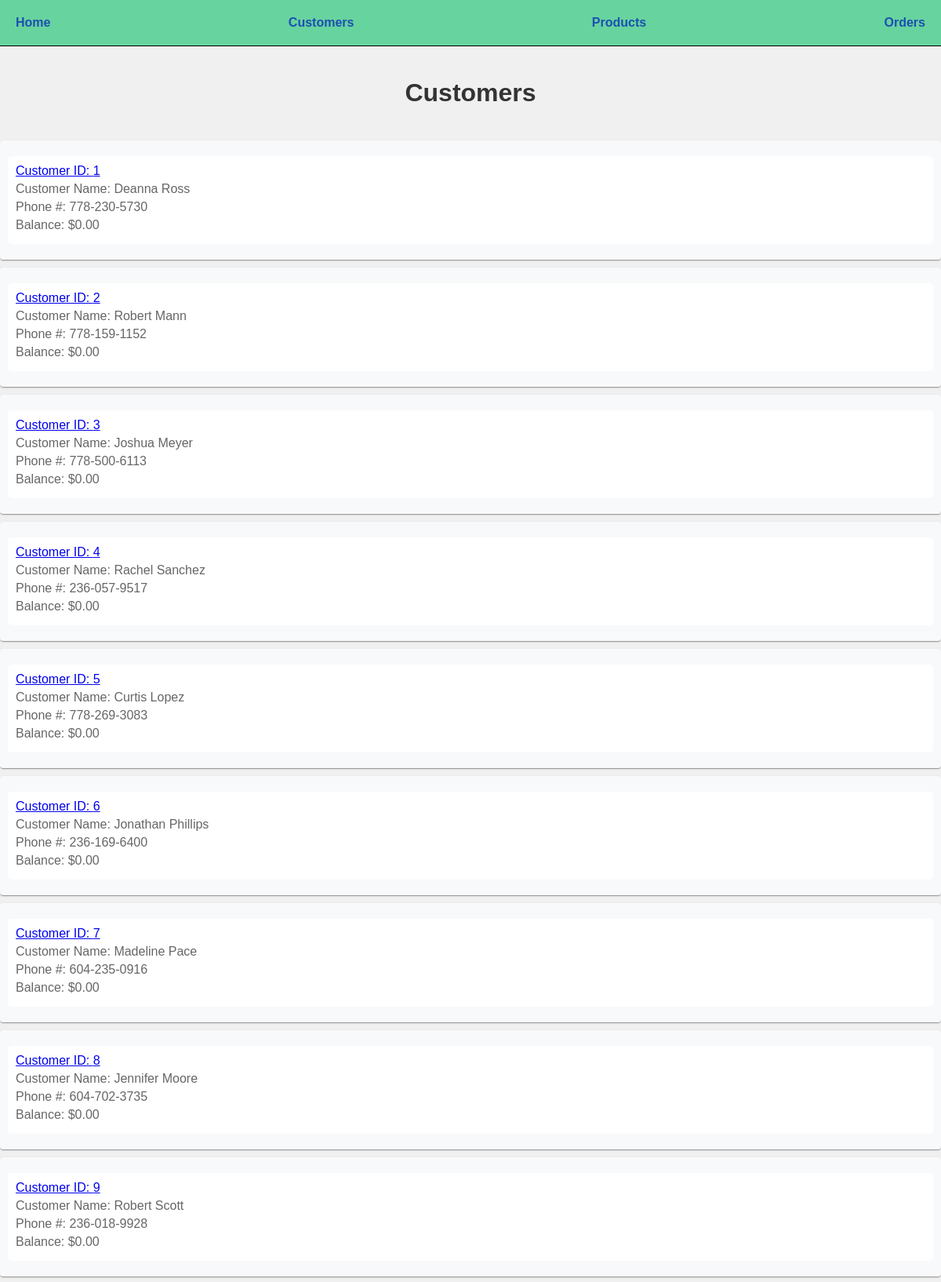
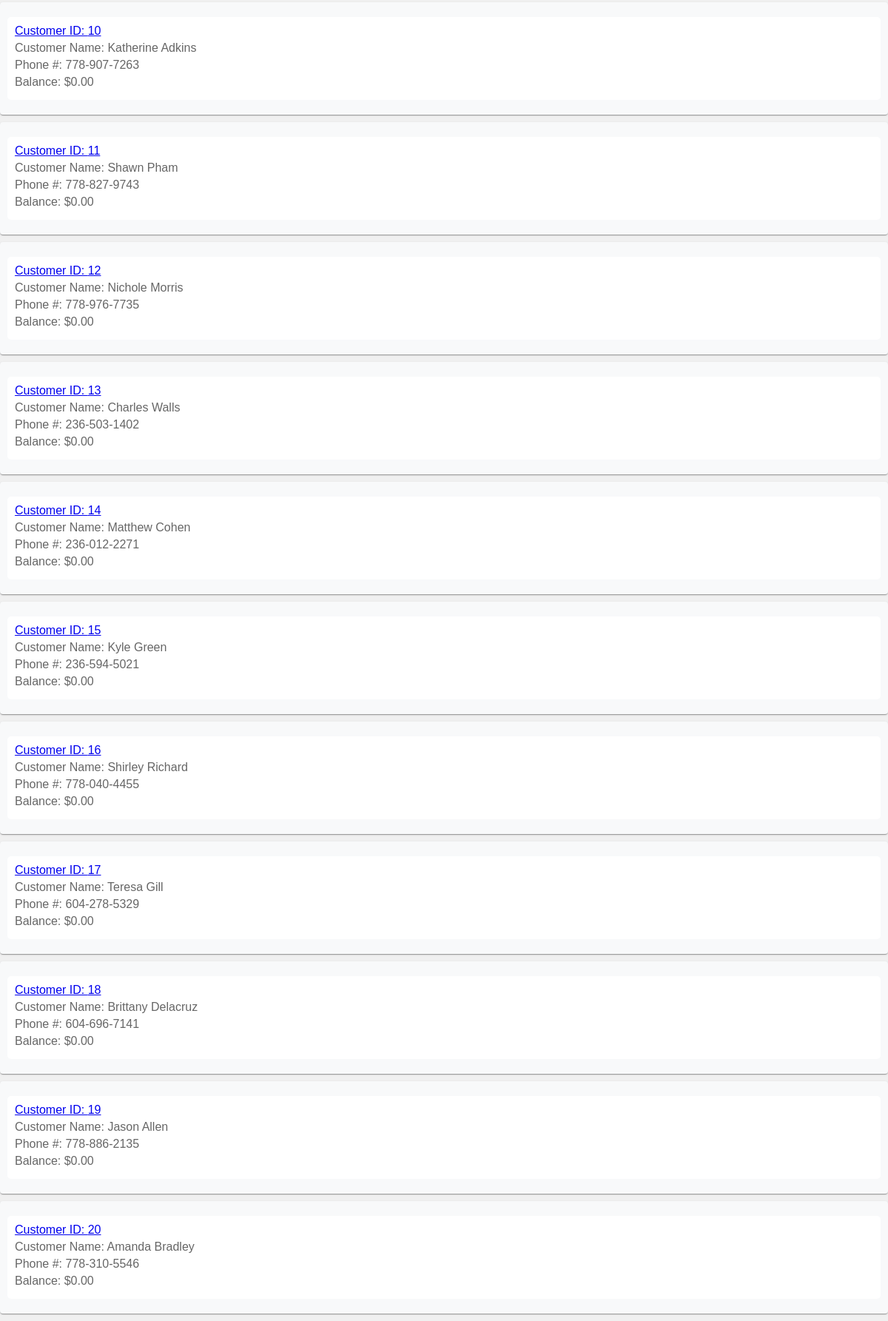
The page /customers on the database as committed earlier (2 pictures, top to bottom).
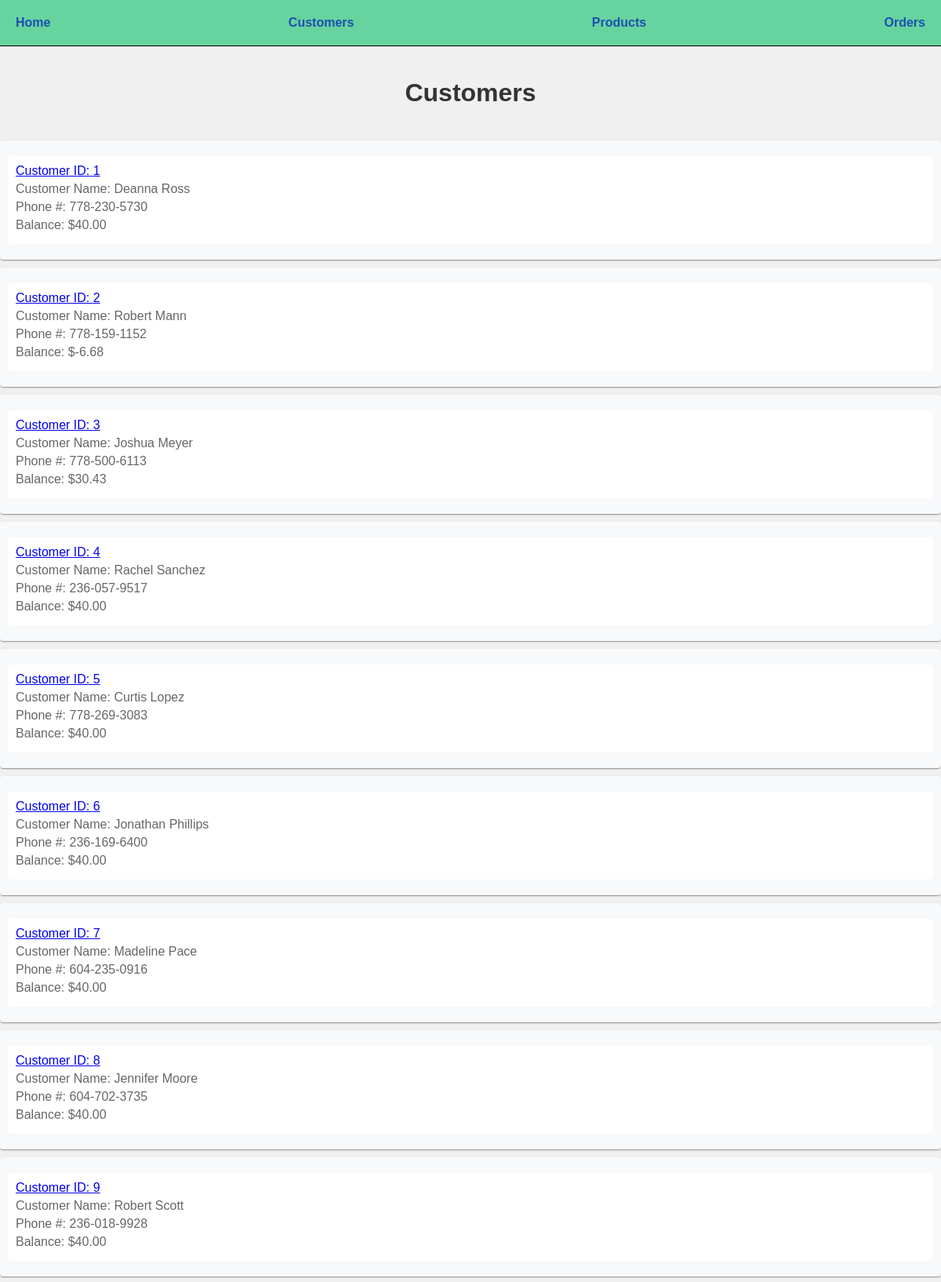
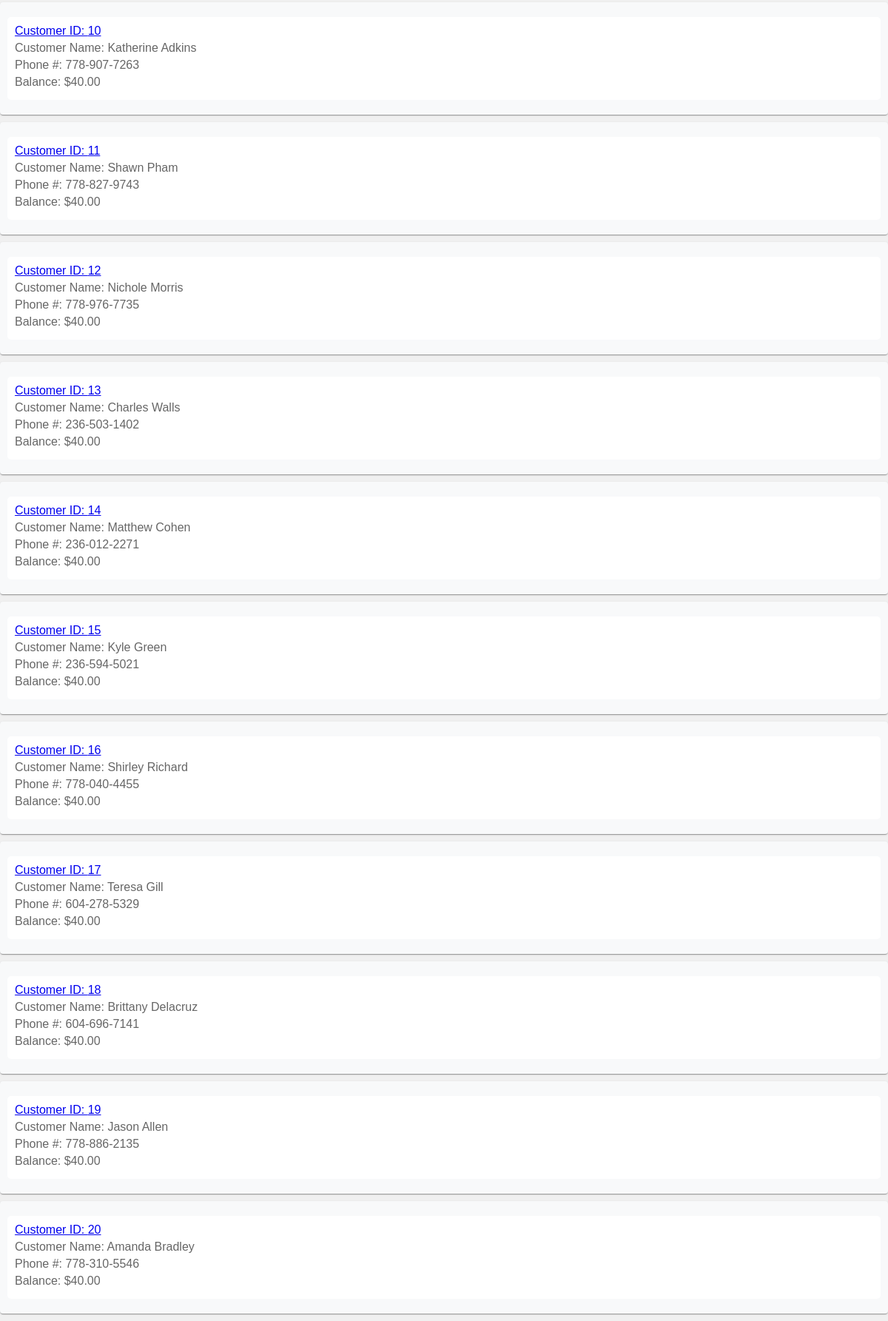
The same page on the database as committed later (2 pictures, top to bottom).
### models.py (models this page shows, shortened)
class Customer(db.Model):
    id = mapped_column(Integer, primary_key=True)
    name = mapped_column(String(200), nullable=False, unique=True)
    phone = mapped_column(String(20), nullable=False )
    balance = mapped_column(Numeric(10,2), nullable=False, default=40)
    orders = relationship("Order", cascade="all, delete-orphan") #only one back_populates is needed, the other is inferred

### routes/html.py (the view)
@html_bp.route("/customers", methods=["GET"])
def customers():
    statement = db.select(Customer).order_by(Customer.id)
    records = db.session.execute(statement)
    results = records.scalars() #converts into a list
    return render_template("customers.html", customers=results)

### templates/customers.html
{% extends "base.html" %}
{% block content %}
<h1>Customers</h1>
{% for customer in customers %}
<div>
    <p>
        <a href="{{ url_for('html.customer_detail', customer_id=customer.id) }}">
            <span>Customer ID: {{ customer.id }}</span></a>
            <span>Customer Name: {{ customer.name }}</span>
            <span>Phone #: {{ customer.phone }}</span>
            <span>Balance: ${{ customer.balance }}</span>
            </p>
        </div>
            {% endfor %}
{% endblock %}

### templates/base.html (shortened to what this page needs)
<!doctype html>
<html lang="en">
    <head>
        <link rel="stylesheet" href="{{ url_for('static', filename='css/styles.css') }}">
    </head>
    <body>
        <nav>
            <a href="{{ url_for('html.home') }}">Home</a>
            <a href="{{ url_for('html.customers') }}">Customers</a>
            <a href="{{ url_for('html.products') }}">Products</a>
            <a href="{{ url_for('html.orders') }}">Orders</a>
        </nav>
        {% block content %}
        {% endblock %}
    </body>
</html>

### static/css/styles.css (style rules this page uses)
body { font-family: Arial, sans-serif; margin: 0; padding: 0; background-color: #f0f0f0; }
h1 { color: #333; text-align: center; padding: 20px 0; }
p { color: #666; padding: 10px; margin: 10px 0; background-color: #fff; border-radius: 5px; }
nav { display: flex; justify-content: space-between; align-items: center; padding: 10px; background-color: #67d39f; border-bottom: 1px solid #000; }
nav a { color: hsl(219, 73%, 40%); text-decoration: none; font-weight: bold; padding: 10px; }
div { background-color: #f8f9fa; padding: 10px; border-radius: 4px; margin-bottom: 10px; box-shadow: 0 2px 1px -1px rgba(0, 0, 0, .2), 0 1px 1px 0 rgba(0, 0, 0, .14), 0 1px 3px 0 rgba(0, 0, 0, .12); }
p { margin-bottom: 10px; }
p span { display: block; margin-bottom: 5px; }

Rows that differ between the two databases and show on the page:
changed Customer "Deanna Ross": balance "0.00" → "40.00"
changed Customer "Robert Mann": balance "0.00" → "-6.68"
changed Customer "Joshua Meyer": balance "0.00" → "30.43"
changed Customer "Rachel Sanchez": balance "0.00" → "40.00"
changed Customer "Curtis Lopez": balance "0.00" → "40.00"
changed Customer "Jonathan Phillips": balance "0.00" → "40.00"
changed Customer "Madeline Pace": balance "0.00" → "40.00"
changed Customer "Jennifer Moore": balance "0.00" → "40.00"
changed Customer "Robert Scott": balance "0.00" → "40.00"
changed Customer "Katherine Adkins": balance "0.00" → "40.00"
changed Customer "Shawn Pham": balance "0.00" → "40.00"
changed Customer "Nichole Morris": balance "0.00" → "40.00"
changed Customer "Charles Walls": balance "0.00" → "40.00"
changed Customer "Matthew Cohen": balance "0.00" → "40.00"
changed Customer "Kyle Green": balance "0.00" → "40.00"
changed Customer "Shirley Richard": balance "0.00" → "40.00"
changed Customer "Teresa Gill": balance "0.00" → "40.00"
changed Customer "Brittany Delacruz": balance "0.00" → "40.00"
changed Customer "Jason Allen": balance "0.00" → "40.00"
changed Customer "Amanda Bradley": balance "0.00" → "40.00"
